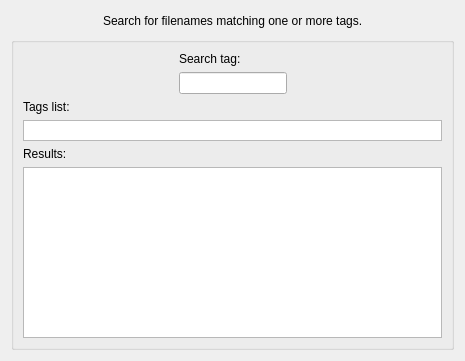
<?xml version="1.0" encoding="UTF-8"?>
<ui version="4.0">
 <class>SearchPage</class>
 <widget class="QWidget" name="SearchPage">
  <property name="geometry">
   <rect>
    <x>0</x>
    <y>0</y>
    <width>465</width>
    <height>361</height>
   </rect>
  </property>
  <property name="windowTitle">
   <string>Form</string>
  </property>
  <layout class="QVBoxLayout" name="verticalLayout_3">
   <item>
    <layout class="QHBoxLayout" name="horizontalLayout_2">
     <item>
      <spacer name="horizontalSpacer_3">
       <property name="orientation">
        <enum>Qt::Horizontal</enum>
       </property>
       <property name="sizeHint" stdset="0">
        <size>
         <width>40</width>
         <height>20</height>
        </size>
       </property>
      </spacer>
     </item>
     <item>
      <widget class="QLabel" name="titleLabel">
       <property name="text">
        <string>Search for filenames matching one or more tags.</string>
       </property>
      </widget>
     </item>
     <item>
      <spacer name="horizontalSpacer_4">
       <property name="orientation">
        <enum>Qt::Horizontal</enum>
       </property>
       <property name="sizeHint" stdset="0">
        <size>
         <width>40</width>
         <height>20</height>
        </size>
       </property>
      </spacer>
     </item>
    </layout>
   </item>
   <item>
    <widget class="QGroupBox" name="groupBox">
     <property name="title">
      <string/>
     </property>
     <layout class="QVBoxLayout" name="verticalLayout_2">
      <item>
       <layout class="QHBoxLayout" name="horizontalLayout">
        <item>
         <spacer name="horizontalSpacer">
          <property name="orientation">
           <enum>Qt::Horizontal</enum>
          </property>
          <property name="sizeHint" stdset="0">
           <size>
            <width>40</width>
            <height>20</height>
           </size>
          </property>
         </spacer>
        </item>
        <item>
         <layout class="QVBoxLayout" name="verticalLayout">
          <item>
           <widget class="QLabel" name="label_3">
            <property name="text">
             <string>Search tag:</string>
            </property>
           </widget>
          </item>
          <item>
           <widget class="TagLineEdit" name="tagEdit">
            <property name="sizePolicy">
             <sizepolicy hsizetype="Fixed" vsizetype="Fixed">
              <horstretch>0</horstretch>
              <verstretch>0</verstretch>
             </sizepolicy>
            </property>
            <property name="placeholderText">
             <string/>
            </property>
           </widget>
          </item>
         </layout>
        </item>
        <item>
         <spacer name="horizontalSpacer_2">
          <property name="orientation">
           <enum>Qt::Horizontal</enum>
          </property>
          <property name="sizeHint" stdset="0">
           <size>
            <width>40</width>
            <height>20</height>
           </size>
          </property>
         </spacer>
        </item>
       </layout>
      </item>
      <item>
       <widget class="QLabel" name="label">
        <property name="text">
         <string>Tags list:</string>
        </property>
       </widget>
      </item>
      <item>
       <widget class="TagListWidget" name="tagList">
        <property name="sizePolicy">
         <sizepolicy hsizetype="Expanding" vsizetype="Fixed">
          <horstretch>0</horstretch>
          <verstretch>0</verstretch>
         </sizepolicy>
        </property>
        <property name="maximumSize">
         <size>
          <width>16777215</width>
          <height>21</height>
         </size>
        </property>
        <property name="flow">
         <enum>QListView::LeftToRight</enum>
        </property>
       </widget>
      </item>
      <item>
       <widget class="QLabel" name="resultsLabel">
        <property name="text">
         <string>Results:</string>
        </property>
       </widget>
      </item>
      <item>
       <widget class="QTableView" name="resultView">
        <property name="contextMenuPolicy">
         <enum>Qt::ActionsContextMenu</enum>
        </property>
       </widget>
      </item>
     </layout>
    </widget>
   </item>
  </layout>
 </widget>
 <customwidgets>
  <customwidget>
   <class>TagLineEdit</class>
   <extends>QLineEdit</extends>
   <header>taglineedit.h</header>
  </customwidget>
  <customwidget>
   <class>TagListWidget</class>
   <extends>QListWidget</extends>
   <header>taglistwidget.h</header>
  </customwidget>
 </customwidgets>
 <resources/>
 <connections/>
</ui>
